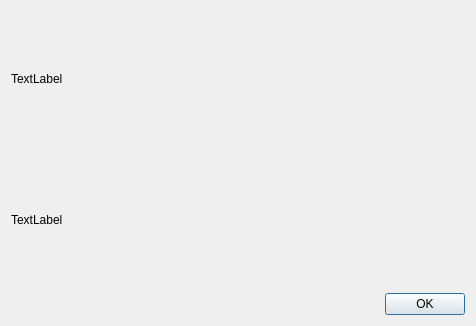
<ui version="4.0" >
 <class>mdlgAbout</class>
 <widget class="QDialog" name="mdlgAbout" >
  <property name="geometry" >
   <rect>
    <x>0</x>
    <y>0</y>
    <width>476</width>
    <height>326</height>
   </rect>
  </property>
  <property name="sizePolicy" >
   <sizepolicy vsizetype="Fixed" hsizetype="Fixed" >
    <horstretch>0</horstretch>
    <verstretch>0</verstretch>
   </sizepolicy>
  </property>
  <property name="windowTitle" >
   <string>About epic</string>
  </property>
  <layout class="QHBoxLayout" >
   <item>
    <layout class="QVBoxLayout" >
     <item>
      <widget class="QLabel" name="mlabelLogo" >
       <property name="text" >
        <string>TextLabel</string>
       </property>
      </widget>
     </item>
     <item>
      <widget class="QLabel" name="mlabelAbout" >
       <property name="text" >
        <string>TextLabel</string>
       </property>
      </widget>
     </item>
     <item>
      <widget class="QDialogButtonBox" name="buttonBox" >
       <property name="orientation" >
        <enum>Qt::Horizontal</enum>
       </property>
       <property name="standardButtons" >
        <set>QDialogButtonBox::Ok</set>
       </property>
      </widget>
     </item>
    </layout>
   </item>
  </layout>
 </widget>
 <resources/>
 <connections>
  <connection>
   <sender>buttonBox</sender>
   <signal>accepted()</signal>
   <receiver>mdlgAbout</receiver>
   <slot>accept()</slot>
   <hints>
    <hint type="sourcelabel" >
     <x>248</x>
     <y>254</y>
    </hint>
    <hint type="destinationlabel" >
     <x>157</x>
     <y>274</y>
    </hint>
   </hints>
  </connection>
 </connections>
</ui>
